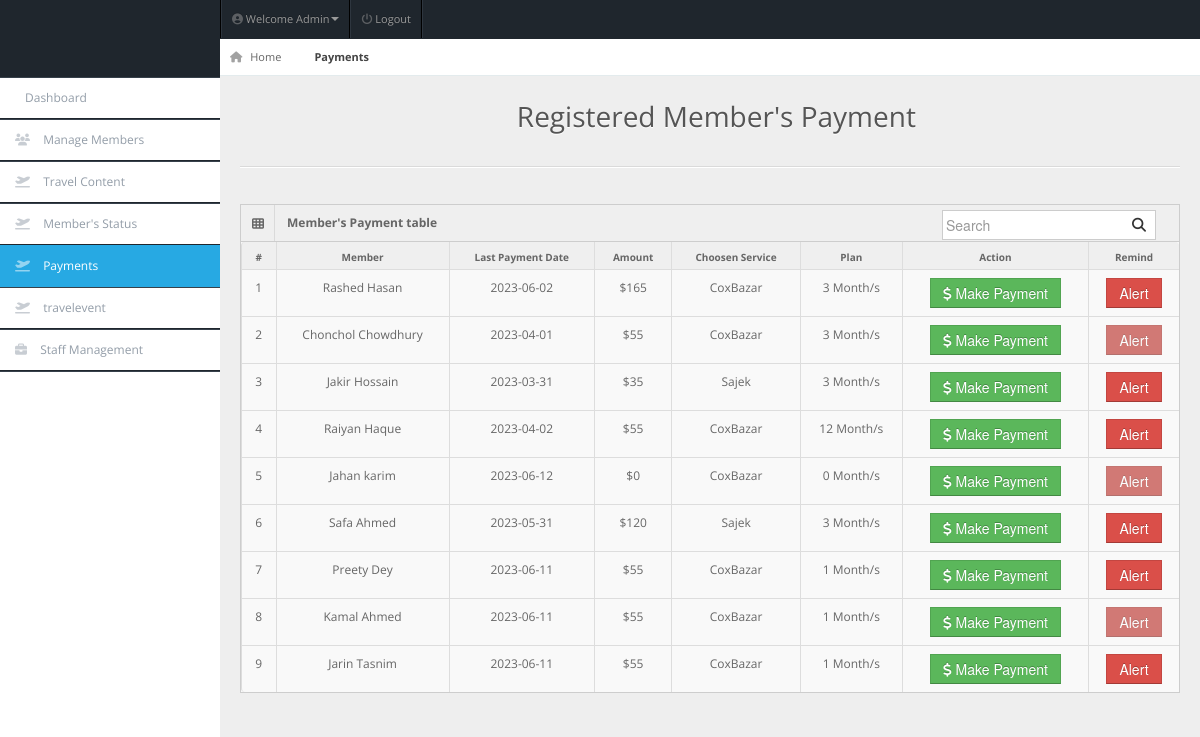
Page /admin/payment.php (signed in) on the earlier database version.
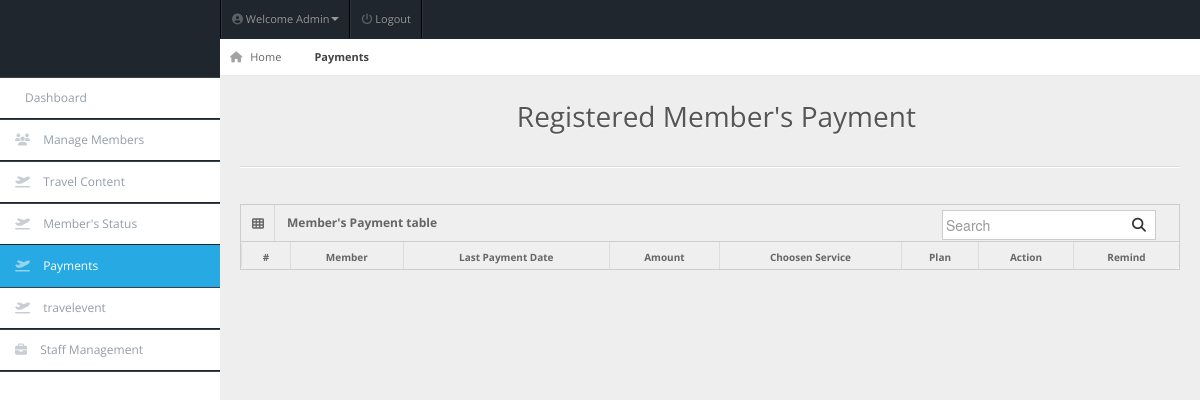
Same page on the later database version.
### tables this page shows
CREATE TABLE `members` (
  `user_id` int(11) NOT NULL,
  `fullname` varchar(20) NOT NULL,
  `username` varchar(20) NOT NULL,
  `password` varchar(100) NOT NULL,
  `gender` varchar(20) NOT NULL,
  `dor` date NOT NULL,
  `services` varchar(50) NOT NULL,
  `amount` int(100) NOT NULL,
  `paid_date` date NOT NULL,
  `p_year` int(11) NOT NULL,
  `plan` varchar(100) NOT NULL,
  `address` varchar(20) NOT NULL,
  `contact` varchar(10) NOT NULL,
  `status` varchar(20) NOT NULL DEFAULT 'Active',
  `reminder` int(11) NOT NULL DEFAULT '0'
);

### admin/payment.php (the view, shortened to what this page needs)
<!DOCTYPE html>
<html lang="en">
<head>
<link rel="stylesheet" href="../css/bootstrap.min.css" />
<link rel="stylesheet" href="../css/bootstrap-responsive.min.css" />
<link rel="stylesheet" href="../css/fullcalendar.css" />
<link rel="stylesheet" href="../css/matrix-style.css" />
<link rel="stylesheet" href="../css/matrix-media.css" />
<link href="../font-awesome/css/fontawesome.css" rel="stylesheet" />
<link href="../font-awesome/css/all.css" rel="stylesheet" />
<link rel="stylesheet" href="../css/jquery.gritter.css" />
</head>
<body>
<div id="header">
  <h1><a href="dashboard.html">Nayeem Travelling Co Admin</a></h1>
</div>
<?php include 'includes/topheader.php'?>
<?php $page='payment'; include 'includes/sidebar.php'?>
<div id="content">
  <div id="content-header">
    <div id="breadcrumb"> <a href="index.php" title="Go to Home" class="tip-bottom"><i class="fas fa-home"></i> Home</a> <a href="payment.php" class="current">Payments</a> </div>
    <h1 class="text-center">Registered Member's Payment <i class="fas fa-group"></i></h1>
  </div>
  <div class="container-fluid">
    <hr>
    <div class="row-fluid">
      <div class="span12">
      <div class='widget-box'>
          <div class='widget-title'> <span class='icon'> <i class='fas fa-th'></i> </span>
            <h5>Member's Payment table</h5>
            <form id="custom-search-form" role="search" method="POST" action="search-result.php" class="form-search form-horizontal pull-right">
                <div class="input-append span12">
                    <input type="text" class="search-query" placeholder="Search" name="search" required>
                    <button type="submit" class="btn"><i class="fas fa-search"></i></button>
                </div>
            </form>
          </div>
          <div class='widget-content nopadding'>
	  <?php
      $qry="SELECT * FROM members";
      $cnt = 1;
        $result=mysqli_query($conn,$qry);
          echo"<table class='table table-bordered data-table table-hover'>
              <thead>
                <tr>
                  <th>#</th>
                  <th>Member</th>
                  <th>Last Payment Date</th>
                  <th>Amount</th>
                  <th>Choosen Service</th>
                  <th>Plan</th>
                  <th>Action</th>
                  <th>Remind</th>
                </tr>
              </thead>";
            while($row=mysqli_fetch_array($result)){ ?>
            <tbody>
                <td><div class='text-center'><?php echo $cnt;?></div></td>
                <td><div class='text-center'><?php echo $row['fullname']?></div></td>
                <td><div class='text-center'><?php echo($row['paid_date'] == 0 ? "New Member" : $row['paid_date'])?></div></td>
                <td><div class='text-center'><?php echo '$'.$row['amount']?></div></td>
                <td><div class='text-center'><?php echo $row['services']?></div></td>
                <td><div class='text-center'><?php echo $row['plan']." Month/s"?></div></td>
                <td><div class='text-center'><a href='user-payment.php?id=<?php echo $row['user_id']?>'><button class='btn btn-success btn'><i class='fas fa-dollar-sign'></i> Make Payment</button></a></div></td>
                <td><div class='text-center'><a href='sendReminder.php?id=<?php echo $row['user_id']?>'><button class='btn btn-danger btn' <?php echo($row['reminder'] == 1 ? "disabled" : "")?>>Alert</button></a></div></td>
              </tbody>
          <?php $cnt++; }
            ?>
            </table>
          </div>
        </div>
      </div>
    </div>
  </div>
</div>
</body>
</html>

Differences in the rows shown:
removed members: fullname "Rashed Hasan", paid_date "2023-06-02", amount "165", services "CoxBazar", plan "3"
removed members: fullname "Chonchol Chowdhury", paid_date "2023-04-01", amount "55", services "CoxBazar", plan "3", reminder 1 (drawn)
removed members: fullname "Jakir Hossain", paid_date "2023-03-31", amount "35", services "Sajek", plan "3"
removed members: fullname "Raiyan Haque", paid_date "2023-04-02", amount "55", services "CoxBazar", plan "12"
removed members: fullname "Jahan karim", paid_date "2023-06-12", amount "0", services "CoxBazar", plan "0", reminder 1 (drawn)
removed members: fullname "Safa Ahmed", paid_date "2023-05-31", amount "120", services "Sajek", plan "3"
removed members: fullname "Preety Dey", paid_date "2023-06-11", amount "55", services "CoxBazar", plan "1"
removed members: fullname "Kamal Ahmed", paid_date "2023-06-11", amount "55", services "CoxBazar", plan "1", reminder 1 (drawn)
removed members: fullname "Jarin Tasnim", paid_date "2023-06-11", amount "55", services "CoxBazar", plan "1"
